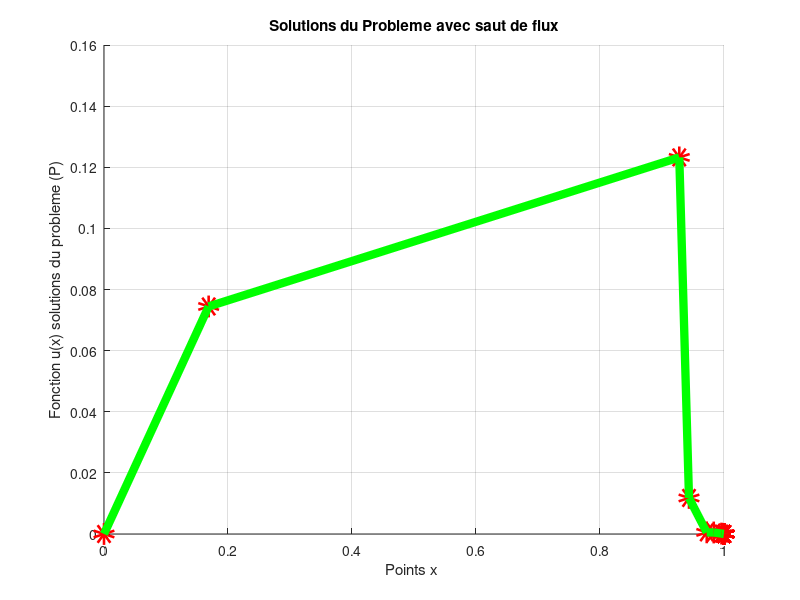

This chart was generated by the following MATLAB code:
% Partie A
k=2;N=20;a=0.3;

x=zeros(1,N+1); % x represente le maillage des x(i+1/2)
x(1)=0;x(2)=a;x(N+1)=1;
for i=3:N
    x(i)=x(i-1)+(1-x(i-1))*rand(1);
end
d=zeros(1,N); % d represente les |k(i)|=x(i+1/2)-x(i-1/2)
for i=1:N
    d(i)=x(i+1)-x(i);
end
x_mil=zeros(1,N+2); % x_mil represente le maillage des x(i)
x_mil(1)=0;x_mil(N+2)=1;
for i=2:N+1
x_mil(i)=x(i-1)+(x(i)-x(i-1))*rand(1);
end
f=zeros(N,1);
for i=1:N
    f(i)=sqrt(1+(x_mil(i+1))^2);
end

h=zeros(1,N+1); % h represente hg+hd
for i=1:N+1
    h(i)=x_mil(i+1)-x_mil(i);
end
hd=zeros(1,N);
for i=1:N+1
    hd(i)=x_mil(i+1)-x(i);
end
hg=zeros(1,N);
for i=1:N+1
    hg(i)=x(i)-x_mil(i);
end
K=zeros(1,N+1);
for i=1:N+1
    K(i)=(k*k*h(i))/(k*hg(i)+k*hd(i));
end
b=zeros(1,N+1);
for i=1:N+1
    b(i)=K(i)/h(i);
end
c=zeros(1,N);
c(1)=k/h(1);
for i=1:N+1
    c(i+1)=K(i)/h(i);
end
alpha=(k*hg(1))/k*h(1);
% Remplissage de la matrice A

A=zeros(N);
for i=1:N-1
    A(i,i)=b(i)+c(i);
    A(i,i+1)=-b(i);
    A(i+1,i)=-c(i);
end
A(N,N)=b(N)+c(N);

% Remplissage de la matrice B

B=zeros(N,1);
B(1)=d(1)*f(1)-alpha;
B(2)=d(2)*f(2)+alpha;
for i=3:N
    B(i)=d(i)*f(i);
end

% Resolution de AV=B
V=A\B;
U=[0,V',0];

scatter(x_mil,U,'r','LineWidth', 10);
hold on 
plot(x_mil,U,'g','LineWidth', 6)

% Turn on the grid
grid on

% Add title and axis labels
title('Solutions du Probleme avec saut de flux')
xlabel('Points x ')
ylabel('Fonction u(x) solutions du probleme (P)')
hold off

saveas(gcf,'projetA.png')


